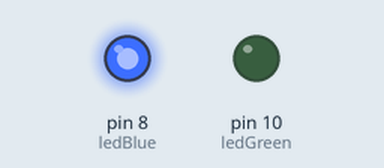
Recording of a sketch running on a simulated Arduino Uno, built with avr-gcc and run on an emulated ATmega328P. On the bench: output pins drawn as LEDs (lit = HIGH).

Above: at 0.1 s.
Timing chart, 0 to 1.6 s (numbered marks = the images above):
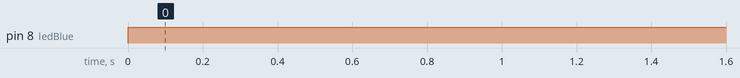

Measured:
- by itself, pin 8 (ledBlue): LOW → HIGH at 0.00 s

The sketch:

hito1.8.ino
```cpp
//Este programa enciende y apaga el LED azul y el LED verde en
//funciones de las condiciones impuestas.

int a=30; //Asignamos a la variable 'a' el valor 30.
int b=24; //Asignamos a la variable 'b' el valor 24.
int ledBlue=8; //Definimos pin digital 45 como 'ledBlue'.
int ledGreen=10; //Definimos pin digital 43 como 'ledGreen'.
void setup()
{
  pinMode(ledBlue, OUTPUT); //Configuramos el pin del LED azul como salida.
  pinMode(ledGreen, OUTPUT);//Configuramos el pin del LED azul como salida.
  Serial.begin(9600);
}

void loop()
{
  if(a>b) //Si 'a' es mayor o igual que la variable 'b'.
  {
    digitalWrite(ledBlue, HIGH); //Encender el LED azul, enviar 1 a la variable 'ledBlue'.
  }else{
    digitalWrite(ledGreen, HIGH);//Encender el LED azul, enviar 1 a la variable 'ledBlue'.
   }
}
```
